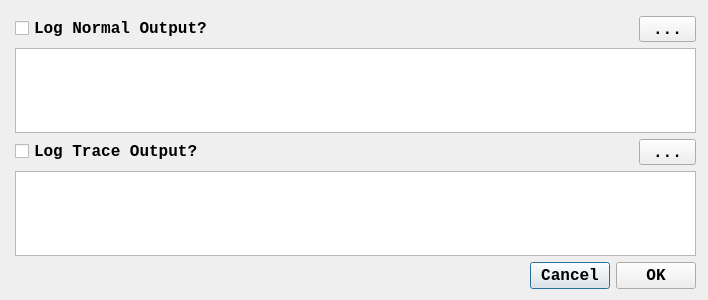
<?xml version="1.0" encoding="UTF-8"?>
<ui version="4.0">
 <class>DialogLoggingSettings</class>
 <widget class="QDialog" name="DialogLoggingSettings">
  <property name="geometry">
   <rect>
    <x>0</x>
    <y>0</y>
    <width>708</width>
    <height>300</height>
   </rect>
  </property>
  <property name="minimumSize">
   <size>
    <width>708</width>
    <height>300</height>
   </size>
  </property>
  <property name="maximumSize">
   <size>
    <width>3000</width>
    <height>3000</height>
   </size>
  </property>
  <property name="font">
   <font>
    <family>Consolas</family>
    <pointsize>12</pointsize>
   </font>
  </property>
  <property name="windowTitle">
   <string>Output Logging Settings</string>
  </property>
  <widget class="QWidget" name="layoutWidget">
   <property name="geometry">
    <rect>
     <x>15</x>
     <y>16</y>
     <width>681</width>
     <height>273</height>
    </rect>
   </property>
   <property name="font">
    <font>
     <family>Consolas</family>
     <pointsize>12</pointsize>
    </font>
   </property>
   <layout class="QVBoxLayout" name="verticalLayout">
    <item>
     <layout class="QHBoxLayout" name="horizontalLayout_2">
      <item>
       <widget class="QCheckBox" name="checkBoxLogNormalOut">
        <property name="font">
         <font>
          <family>Consolas</family>
          <pointsize>12</pointsize>
          <weight>75</weight>
          <bold>true</bold>
         </font>
        </property>
        <property name="text">
         <string>Log Normal Output?</string>
        </property>
       </widget>
      </item>
      <item>
       <spacer name="horizontalSpacer_2">
        <property name="font">
         <font>
          <family>Consolas</family>
          <pointsize>12</pointsize>
         </font>
        </property>
        <property name="orientation">
         <enum>Qt::Horizontal</enum>
        </property>
        <property name="sizeHint" stdset="0">
         <size>
          <width>40</width>
          <height>20</height>
         </size>
        </property>
       </spacer>
      </item>
      <item>
       <widget class="QToolButton" name="toolButtonNormalOut">
        <property name="font">
         <font>
          <family>Consolas</family>
          <pointsize>12</pointsize>
          <weight>75</weight>
          <bold>true</bold>
         </font>
        </property>
        <property name="text">
         <string>...</string>
        </property>
       </widget>
      </item>
     </layout>
    </item>
    <item>
     <widget class="QPlainTextEdit" name="plainTextEditNormalOutFile">
      <property name="font">
       <font>
        <family>Consolas</family>
        <pointsize>12</pointsize>
       </font>
      </property>
      <property name="inputMethodHints">
       <set>Qt::ImhMultiLine|Qt::ImhNoAutoUppercase</set>
      </property>
      <property name="plainText">
       <string/>
      </property>
     </widget>
    </item>
    <item>
     <layout class="QHBoxLayout" name="horizontalLayout_3">
      <item>
       <widget class="QCheckBox" name="checkBoxLogTraceOut">
        <property name="font">
         <font>
          <family>Consolas</family>
          <pointsize>12</pointsize>
          <weight>75</weight>
          <bold>true</bold>
         </font>
        </property>
        <property name="text">
         <string>Log Trace Output?</string>
        </property>
       </widget>
      </item>
      <item>
       <spacer name="horizontalSpacer">
        <property name="font">
         <font>
          <family>Consolas</family>
          <pointsize>12</pointsize>
         </font>
        </property>
        <property name="orientation">
         <enum>Qt::Horizontal</enum>
        </property>
        <property name="sizeHint" stdset="0">
         <size>
          <width>40</width>
          <height>20</height>
         </size>
        </property>
       </spacer>
      </item>
      <item>
       <widget class="QToolButton" name="toolButtonTraceOut">
        <property name="font">
         <font>
          <family>Consolas</family>
          <pointsize>12</pointsize>
          <weight>75</weight>
          <bold>true</bold>
         </font>
        </property>
        <property name="text">
         <string>...</string>
        </property>
       </widget>
      </item>
     </layout>
    </item>
    <item>
     <widget class="QPlainTextEdit" name="plainTextEditTraceOutFile">
      <property name="font">
       <font>
        <family>Consolas</family>
        <pointsize>12</pointsize>
       </font>
      </property>
      <property name="inputMethodHints">
       <set>Qt::ImhMultiLine|Qt::ImhNoAutoUppercase</set>
      </property>
      <property name="plainText">
       <string/>
      </property>
     </widget>
    </item>
    <item>
     <layout class="QHBoxLayout" name="horizontalLayout">
      <item>
       <spacer name="horizontalSpacer_3">
        <property name="font">
         <font>
          <family>Consolas</family>
          <pointsize>12</pointsize>
         </font>
        </property>
        <property name="orientation">
         <enum>Qt::Horizontal</enum>
        </property>
        <property name="sizeHint" stdset="0">
         <size>
          <width>40</width>
          <height>20</height>
         </size>
        </property>
       </spacer>
      </item>
      <item>
       <layout class="QFormLayout" name="formLayout">
        <item row="0" column="0">
         <widget class="QPushButton" name="pushButtonCancel">
          <property name="font">
           <font>
            <family>Consolas</family>
            <pointsize>12</pointsize>
            <weight>75</weight>
            <bold>true</bold>
           </font>
          </property>
          <property name="text">
           <string>Cancel</string>
          </property>
         </widget>
        </item>
        <item row="0" column="1">
         <widget class="QPushButton" name="pushButtonOK">
          <property name="font">
           <font>
            <family>Consolas</family>
            <pointsize>12</pointsize>
            <weight>75</weight>
            <bold>true</bold>
           </font>
          </property>
          <property name="text">
           <string>OK</string>
          </property>
         </widget>
        </item>
       </layout>
      </item>
     </layout>
    </item>
   </layout>
  </widget>
 </widget>
 <resources/>
 <connections/>
</ui>
